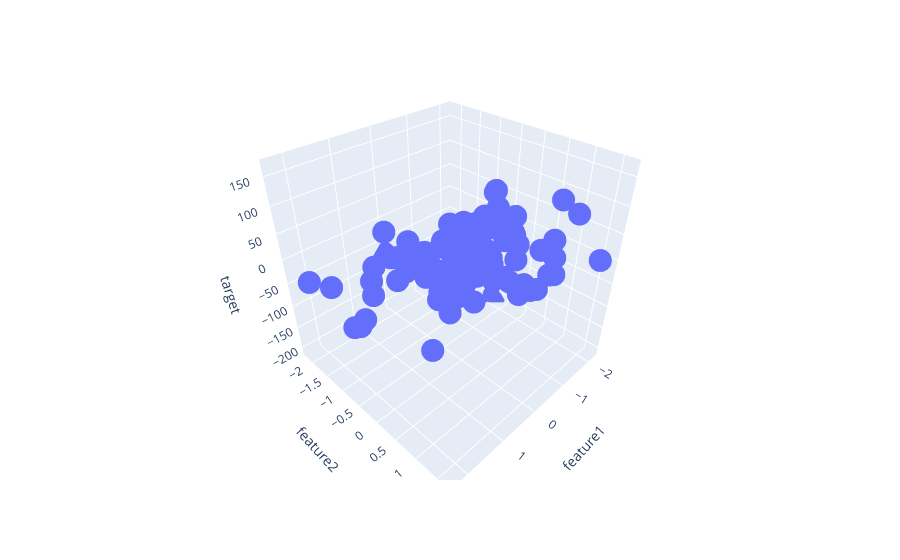

The notebook cell this image was saved under:
### Code cell
# Prepare graph for dataset

fig = px.scatter_3d(df, x='feature1',y='feature2',z='target')
fig.show()
